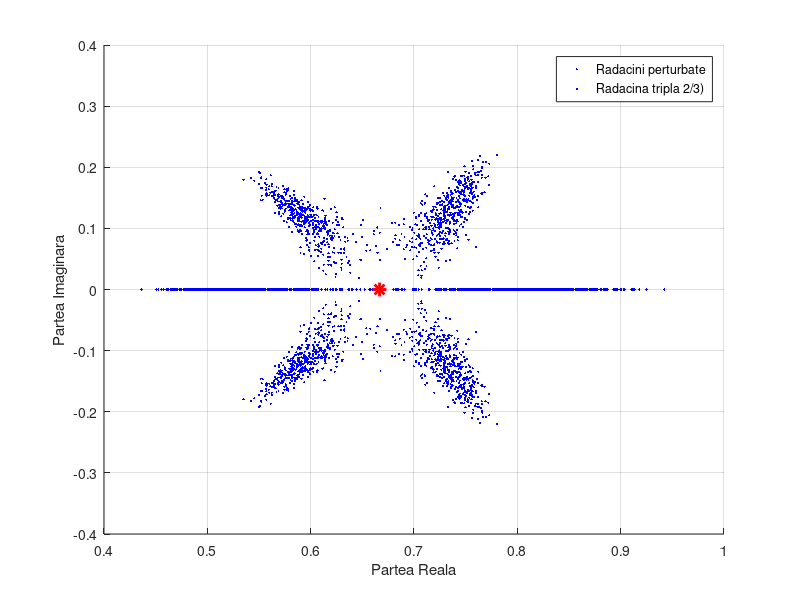

Write the MATLAB code that produced this figure.
c = [1, -2, 4/3, -8/27];

% Rădăcina exactă (triplă) pentru referință
radacina_exacta = 2/3;

% Parametrii simulării
n = 1000; % numărul de repetări
dispersie = 1e-5;
sigma = sqrt(dispersie); % deviația standard

figure;
hold on; 
grid on;
xlabel('Partea Reala');
ylabel('Partea Imaginara');

for i = 1:n
    perturbari = sigma * randn(1, length(c));
    c_perturbat = c + perturbari;
    radacini = roots(c_perturbat);
    plot(real(radacini), imag(radacini), 'b.', 'MarkerSize', 5);
end

plot(real(radacina_exacta), imag(radacina_exacta), 'r*', 'MarkerSize', 10, 'LineWidth', 2);
legend('Radacini perturbate', 'Radacina tripla 2/3)');

hold off;
